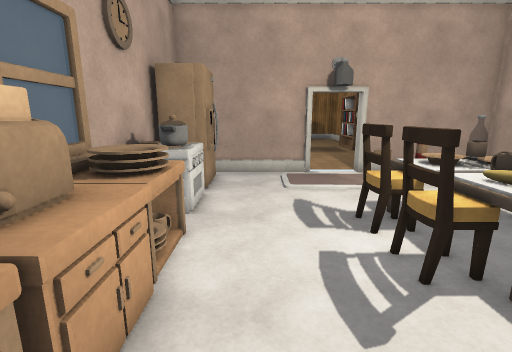
[1] (above)

13 first-person views from a walk through a scene from a Unity 3-D project. The camera is 1.4 m above the floor, tilts 12° down and sees 85° across. The floor is counted in squares, 0.5 m on a side. Each view is taken from the middle of a square. On the plan, view 1 faces up. The plan holds only what a view shows up to about 19 squares ahead; the rest is blank. The place goes on beyond the plan. Door leaves are left out, so doorways stand open. Some surface patterns are stand-ins.

[2]
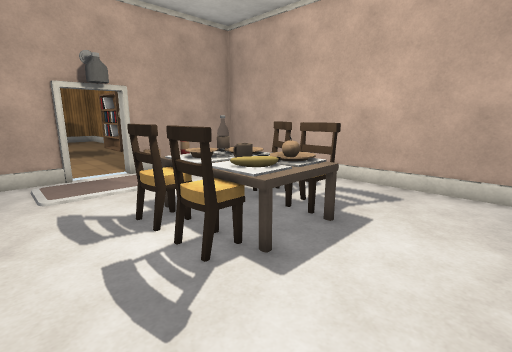

[3]
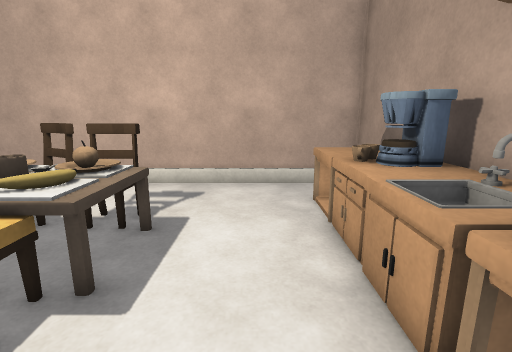

[4]
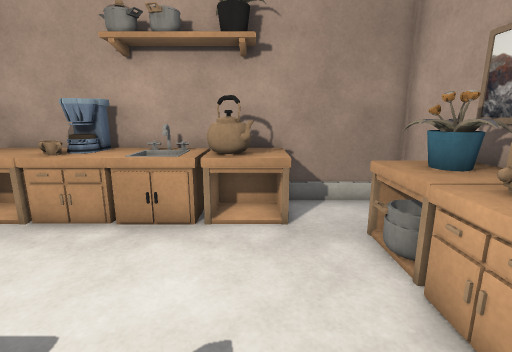

[5]
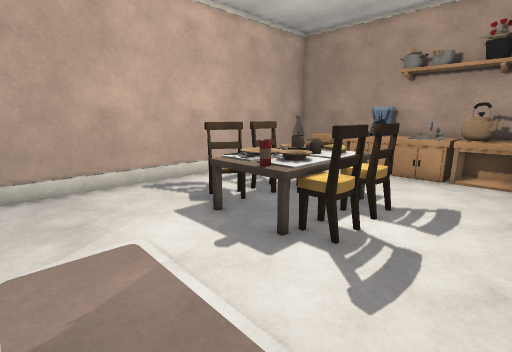

[6]
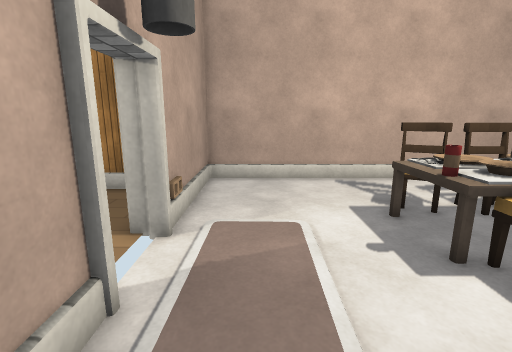

[7]
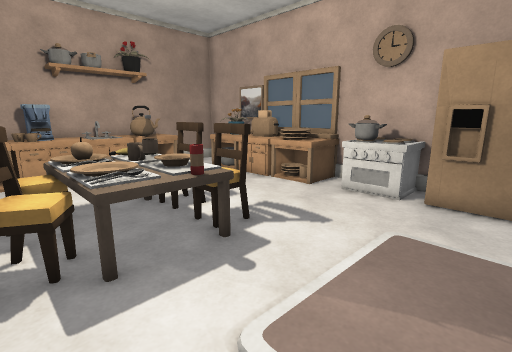

[8]
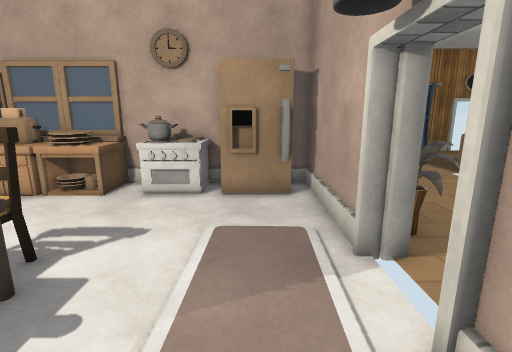

[9]
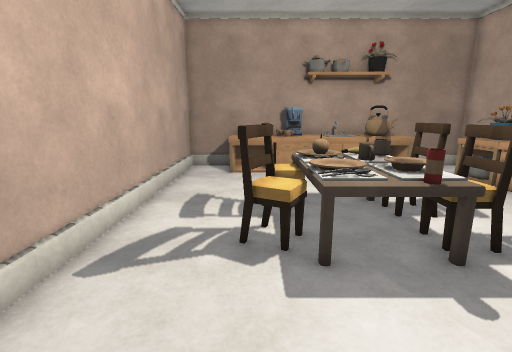

[10]
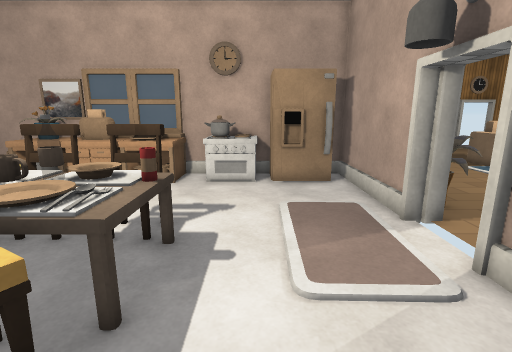

[11]
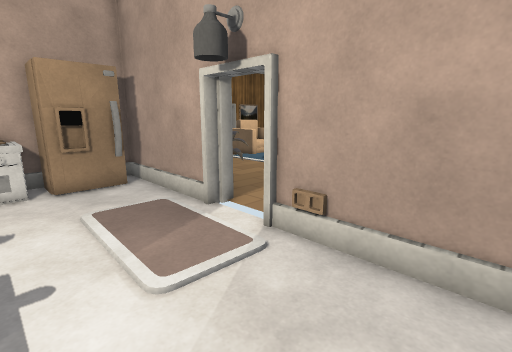

[12]
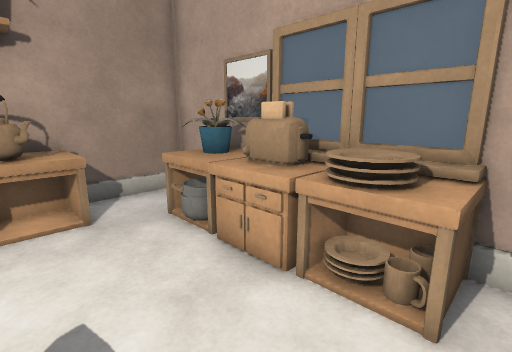

[13]
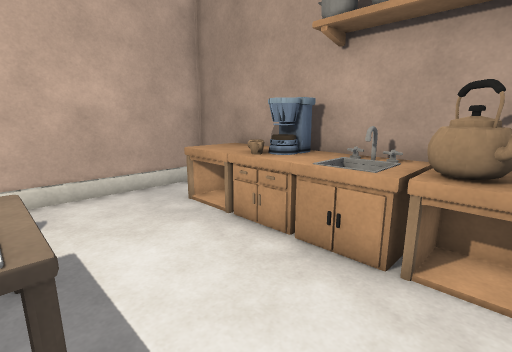

### Floor plan
Key: @ floor where view 1 was taken; # wall or solid block; . floor; D open door; = window, fence, low wall or low ledge; ^ raised ledge; C carpet; H chair; M mug; A machine; O other object.
Columns run from 4 left of view 1 to 12 right of it. Each row starts with its distance up from view 1.
 17      #
 16      #^=..
 15      ###.#
 14 #######DDDOO#####
 13 # O..CCCCCC.....#
 12 # O..CCCCCC.....#
 11 #OO...CCCCC.....#
 10 #OO.............#
  9 OOO.............#
  8 OOO....HOOOO....#
  7 ###....HHOOHH...#
  6 #OO....HOOOHH...#
  5 ##O....HOOOHH...#
  4 #O^....HHOOH....#
  3 #OO.............#
  2 #O^.............#
  1 O^^.............#
  0 ^^^.@...........#
 -1 #...^^#OOOM^^^..#
 -2  ...^OOOOOAO^^..#
 -3 ####^^^OO##^^^###

Positions as (right, up) in squares from view 1, and headings:
1: (0, 0), facing up
2: (0, 0), facing up-right
3: (0, 1), facing right
4: (1, 6), facing down
5: (0, 13), facing down-right
6: (-1, 12), facing right
7: (8, 13), facing down-left
8: (8, 12), facing left
9: (8, 13), facing down
10: (10, 10), facing left
11: (10, 9), facing up-left
12: (2, 7), facing down-left
13: (1, 4), facing down-right
